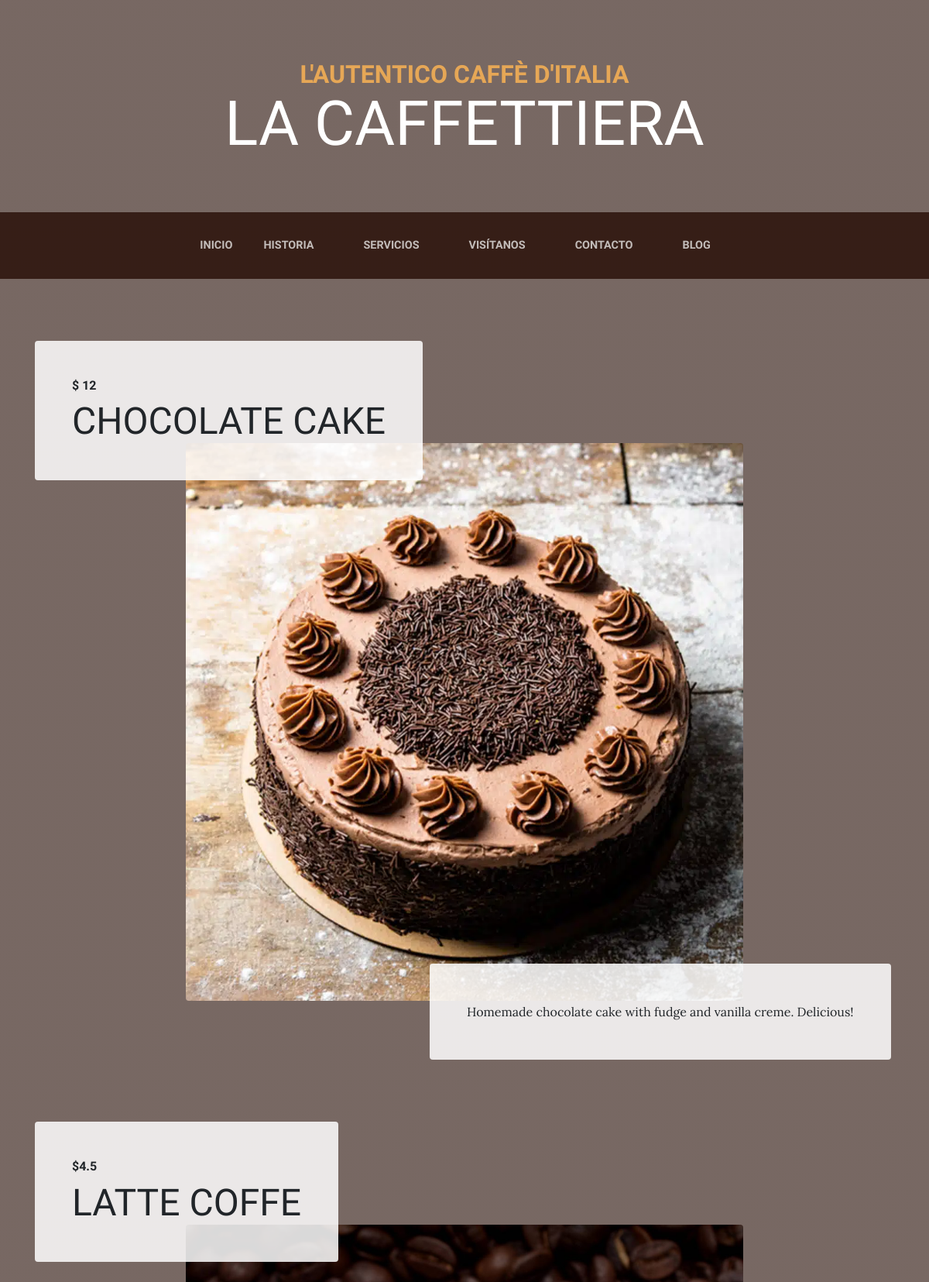
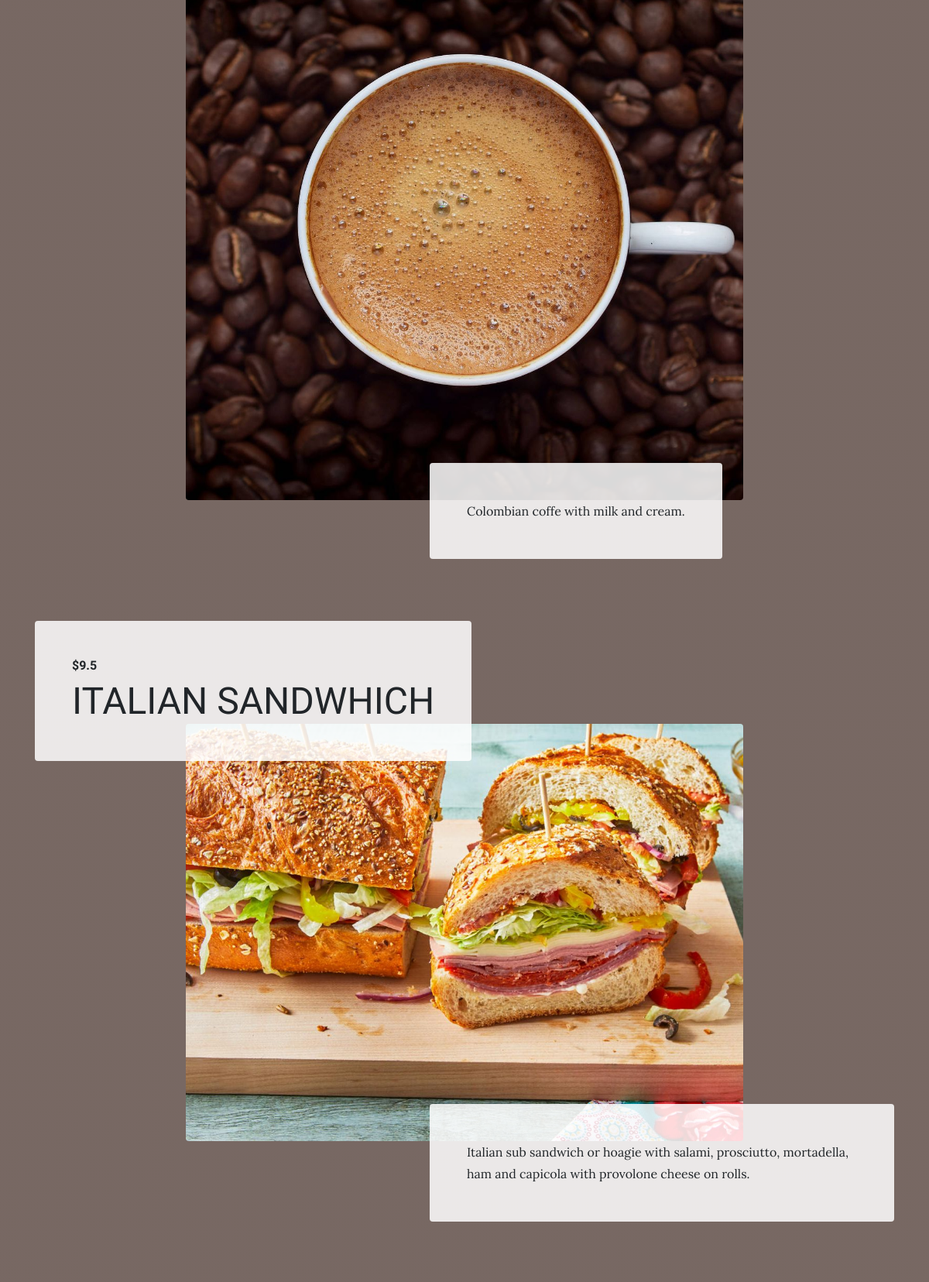
The app's page /services/services/ (upper part) with its own data (2 pictures, top to bottom).
### services/models.py (models this page shows, shortened)
class Project(models.Model):
    title = models.CharField(max_length=200, verbose_name="Title")
    subtitle = models.CharField(max_length=200, verbose_name="Subtitle")
    content = models.TextField(verbose_name="Content")
    image = models.ImageField(verbose_name="Imagen", upload_to="projects")
    created = models.DateTimeField(auto_now_add=True, verbose_name="Created Date")
    updated = models.DateTimeField(auto_now=True, verbose_name="Modified Date")
    class Meta:
        verbose_name = "Project"
        verbose_name_plural = "Projects"
        ordering = ["-created"]

### services/views.py (the view)
# urls.py: path("services/", include("services.urls")),
def services(request):
    services = Project.objects.all()
    return render(request, "services/services.html", {"services": services})

### services/templates/services/services.html (shortened to what this page needs)
{% extends 'core/base.html' %}
{% load static %}
{% block section %}
  {% for project in services reversed %}
    <section class="page-section">
      <div class="container">
        <div class="product-item">
          <div class="product-item-title d-flex">
            <div class="bg-faded p-5 d-flex mr-auto rounded">
              <h2 class="section-heading mb-0">
                <span class="section-heading-upper">{{project.subtitle}}</span>
                <span class="section-heading-lower">{{project.title}}</span>
              </h2>
            </div>
          </div>
          <img class="product-item-img mx-auto d-flex rounded img-fluid mb-3 mb-lg-0" src="{{project.image.url}}" alt="">
          <div class="product-item-description d-flex ml-auto">
            <div class="bg-faded p-5 rounded">
              <p class="mb-0">{{project.content}}</p>
            </div>
          </div>
        </div>
      </div>
    </section>
  {% endfor %}
{% endblock %}

### core/templates/core/base.html (shortened to what this page needs)
<!DOCTYPE html>
<html lang="es">
  <head>
    {% load static %}
    <link href="{% static 'core/vendor/bootstrap/css/bootstrap.min.css' %}" rel="stylesheet">
    <link href="{% static 'core/vendor/font-awesome/css/font-awesome.min.css' %}" rel="stylesheet" type="text/css">
    <link href="{% static 'core/css/business-casual.css' %}" rel="stylesheet">
  </head>
  <body>
    <h1 class="site-heading text-center text-white d-none d-lg-block">
      <span class="site-heading-upper text-primary mb-3">L'autentico caffè d'italia</span>
      <span class="site-heading-lower">La Caffettiera</span>
    </h1>
    <nav class="navbar navbar-expand-lg navbar-dark py-lg-4" id="mainNav">
      <div class="container">
        <div class="collapse navbar-collapse" id="navbarResponsive">
          <ul class="navbar-nav mx-auto">
            <li class="nav-item {% if request.path == '/' %} active {% endif %} x-lg-4">
              <a class="nav-link text-uppercase text-expanded" href="{% url 'home' %}">Inicio</a>
            </li>
            <li class="nav-item {% if request.path == '/about/' %} active {% endif %} px-lg-4">
              <a class="nav-link text-uppercase text-expanded" href="{% url 'about' %}">Historia</a>
            </li>
            <li class="nav-item {% if request.path == '/services/' %} active {% endif %} px-lg-4">
              <a class="nav-link text-uppercase text-expanded" href="{% url 'services' %}">Servicios</a>
            </li>
            <li class="nav-item {% if request.path == '/store/' %} active {% endif %} px-lg-4">
              <a class="nav-link text-uppercase text-expanded" href="{% url 'store' %}">Visítanos</a>
            </li>
            <li class="nav-item {% if request.path == '/contact/' %} active {% endif %} px-lg-4">
              <a class="nav-link text-uppercase text-expanded" href="{% url 'contact' %}">Contacto</a>
            </li>
            <li class="nav-item {% if request.path == '/blog/' %} active {% endif %} px-lg-4">
              <a class="nav-link text-uppercase text-expanded" href="{% url 'blog' %}">Blog</a>
            </li>
          </ul>
        </div>
      </div>
    </nav>
    {% block section %} {% endblock %}
  </body>
</html>

### core/static/core/css/business-casual.css (style rules this page uses)
body { font-family: 'Lora'; background: linear-gradient(rgba(47, 23, 15, 0.65), rgba(47, 23, 15, 0.65)), url("../img/bg.jpg"); background-attachment: fixed; background-position: center; background-size: cover; }
h1, h2, h3, h4, h5, h6 { font-family: 'Raleway'; }
p { line-height: 1.75; }
.site-heading { margin-top: 5rem; margin-bottom: 5rem; text-transform: uppercase; line-height: 1; font-family: 'Raleway'; }
.site-heading .site-heading-upper { display: block; font-size: 2rem; font-weight: 800; }
.site-heading .site-heading-lower { font-size: 5rem; font-weight: 100; line-height: 4rem; }
.page-section { margin-top: 5rem; margin-bottom: 5rem; }
.section-heading { text-transform: uppercase; }
.section-heading .section-heading-upper { display: block; font-size: 1rem; font-weight: 800; padding-bottom:.5rem; }
.section-heading .section-heading-lower { display: block; font-size: 3rem; font-weight: 100; }
.bg-faded { background-color: rgba(255, 255, 255, 0.85); }
#mainNav { background-color: rgba(47, 23, 15, 0.9); font-family: 'Raleway'; }
#mainNav .navbar-nav .nav-item .nav-link { color: rgba(255, 255, 255, 0.7); font-weight: 800; }
@media (min-width: 992px) { #mainNav .navbar-nav .nav-item .nav-link { font-size: 0.9rem; } }
@media (min-width: 992px) { .product-item .product-item-title { position: relative; z-index: 1; margin-bottom: -3rem; } }
@media (min-width: 992px) { .product-item .product-item-img { position: relative; z-index: 0; max-width: 60vw; } }
@media (min-width: 992px) { .product-item .product-item-description { position: relative; z-index: 1; margin-top: -3rem; max-width: 50vw; } }
.text-primary { color: #e6a756 !important; }

### records on screen
Project: subtitle "$ 12", title "CHOCOLATE CAKE", image (picture), content "Homemade chocolate cake with fudge and vanilla creme. Delicious!"
Project: subtitle "$4.5", title "LATTE COFFE", image (picture), content "Colombian coffe with milk and cream."
Project: subtitle "$9.5", title "ITALIAN SANDWHICH", image (picture), content "Italian sub sandwich or hoagie with salami, prosciutto, mortadella, ham and capicola with provolone cheese on rolls."
